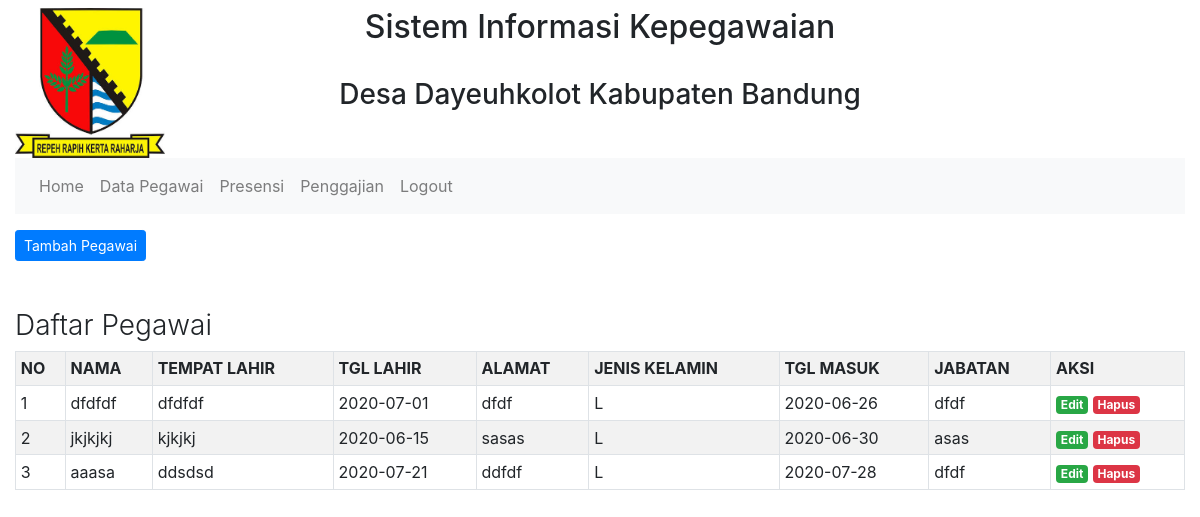
/pegawai/index.php (signed in), run on the app's committed database.
### tables this page shows
CREATE TABLE `pegawai` (
  `id_pegawai` int(11) NOT NULL,
  `nama` varchar(128) NOT NULL,
  `tempat_lahir` varchar(20) NOT NULL,
  `tanggal_lahir` date NOT NULL,
  `jenis_kelamin` enum('L','P') NOT NULL,
  `alamat` varchar(256) NOT NULL,
  `tanggal_masuk` date NOT NULL,
  `jabatan` varchar(50) NOT NULL,
  `gaji` int(12) NOT NULL,
  `foto` varchar(128) NOT NULL
);

### pegawai/index.php (the view, shortened to what this page needs)
<?php
  require '../function/koneksi.php';
  require '../header.php';
  $query = mysqli_query($koneksi, "SELECT * FROM pegawai");
 ?>
<div class="container-fluid mt-3">
	<div class="row">
		<div class="col-md-12">
			 <a href="registrasi_pegawai.php" class="btn btn-primary btn-sm mb-5">Tambah Pegawai</a>
			 <h3 class="font-weight-light">Daftar Pegawai</h3>
			 <table class="table table-sm table-bordered table-striped">
			 	<tr>
			 		<th>NO</th>
			 		<th>NAMA</th>
			 		<th>TEMPAT LAHIR</th>
			 		<th>TGL LAHIR</th>
			 		<th>ALAMAT</th>
			 		<th>JENIS KELAMIN</th>
			 		<th>TGL MASUK</th>
			 		<th>JABATAN</th>
			 		<th>AKSI</th>
			 	</tr>
			 	<?php
				 	$no = 1;
				 	while($row = mysqli_fetch_assoc($query)) : ?>
				 	<tr>
				 		<td><?php echo $no; ?></td>
				 		<td><?php echo $row['nama']; ?></td>
				 		<td><?php echo $row['tempat_lahir']; ?></td>
				 		<td><?php echo $row['tanggal_lahir']; ?></td>
				 		<td><?php echo $row['alamat']; ?></td>
				 		<td><?php echo $row['jenis_kelamin']; ?></td>
				 		<td><?php echo $row['tanggal_masuk']; ?></td>
				 		<td><?php echo $row['jabatan']; ?></td>
				 		<td>
				 			<a href="edit.php?id=<?php echo $row['id_pegawai']; ?>" class="badge badge-success">Edit</a>
				 			<a onclick="return confirm('Apa anda yakin?');" href="hapus.php?id=<?php echo $row['id_pegawai']; ?>" class="badge badge-danger">Hapus</a>
				 		</td>
				 	</tr>
			 	<?php
			 		$no++;
			 		endwhile;
			 	?>
			 </table>
		</div>
	 </div>
</div>
 <?php require '../footer.php'; ?>

### data on the page
pegawai: nama "dfdfdf", tempat_lahir "dfdfdf", tanggal_lahir "2020-07-01", alamat "dfdf", jenis_kelamin "L", tanggal_masuk "2020-06-26", jabatan "dfdf"
pegawai: nama "jkjkjkj", tempat_lahir "kjkjkj", tanggal_lahir "2020-06-15", alamat "sasas", jenis_kelamin "L", tanggal_masuk "2020-06-30", jabatan "asas"
pegawai: nama "aaasa", tempat_lahir "ddsdsd", tanggal_lahir "2020-07-21", alamat "ddfdf", jenis_kelamin "L", tanggal_masuk "2020-07-28", jabatan "dfdf"
